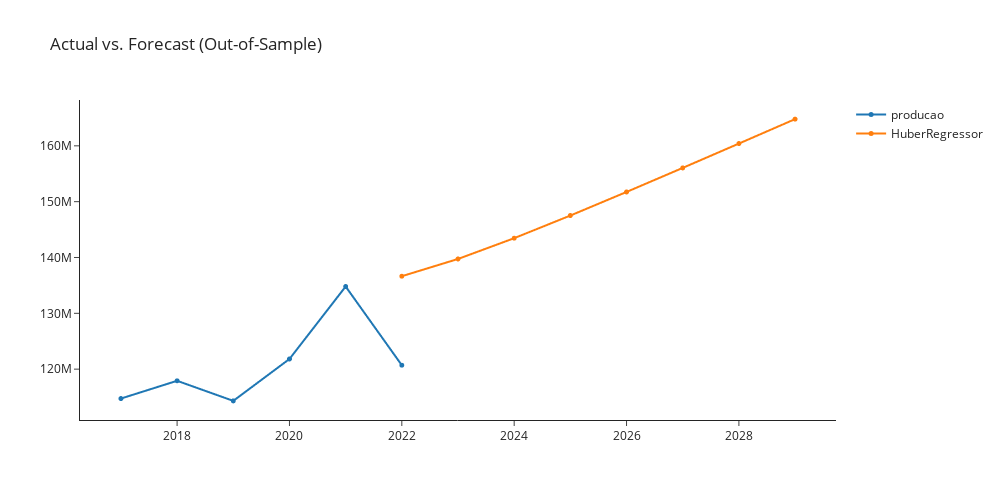

The notebook cell saved with this chart:
### Markdown cell above
###  ADA

### Code cell
ada_cds_dt = exp.create_model('ada_cds_dt')
exp.plot_model(plot = 'decomp',
               data_kwargs = {'type' : 'multiplicative'},
               fig_kwargs = {"height":500,"width":1000,"template": "simple_white","hoverinfo":"none","big_data_threshold":10})
exp.plot_model(estimator = ada_cds_dt, plot = 'forecast', 
               data_kwargs = {'fh' : 8},
               fig_kwargs = {"height":500,"width":1000,"template": "simple_white","hoverinfo":"none","big_data_threshold":10})

### Figure 1 — Plotly figure (JSON) as saved in the notebook; plotly's stock layout.template omitted (floating-point values rounded to 4 significant figures)
{"data": [{"hoverinfo": "none", "line": {"width": 2}, "marker": {"size": 5}, "mode": "lines+markers", "name": "producao", "type": "scattergl", "x": [2017, 2018, 2019, 2020, 2021, 2022, 2023, 2024, 2025, 2026, 2027, 2028, 2029], "xaxis": "x", "y": [114732101, 117912450, 114316829, 121820949, 134799179, 120701031, null, null, null, null, null, null, null], "yaxis": "y"}, {"hoverinfo": "none", "line": {"width": 2}, "marker": {"size": 5}, "mode": "lines+markers", "name": "HuberRegressor", "type": "scattergl", "x": [2017, 2018, 2019, 2020, 2021, 2022, 2023, 2024, 2025, 2026, 2027, 2028, 2029], "xaxis": "x", "y": [null, null, null, null, null, 136600000.0, 139700000.0, 143500000.0, 147500000.0, 151700000.0, 156000000.0, 160400000.0, 164800000.0], "yaxis": "y"}], "layout": {"autosize": false, "height": 500, "showlegend": true, "title": {"text": "Actual vs. Forecast (Out-of-Sample)"}, "width": 1000, "xaxis": {"anchor": "y", "domain": [0, 1]}, "yaxis": {"anchor": "x", "domain": [0, 1]}}}
